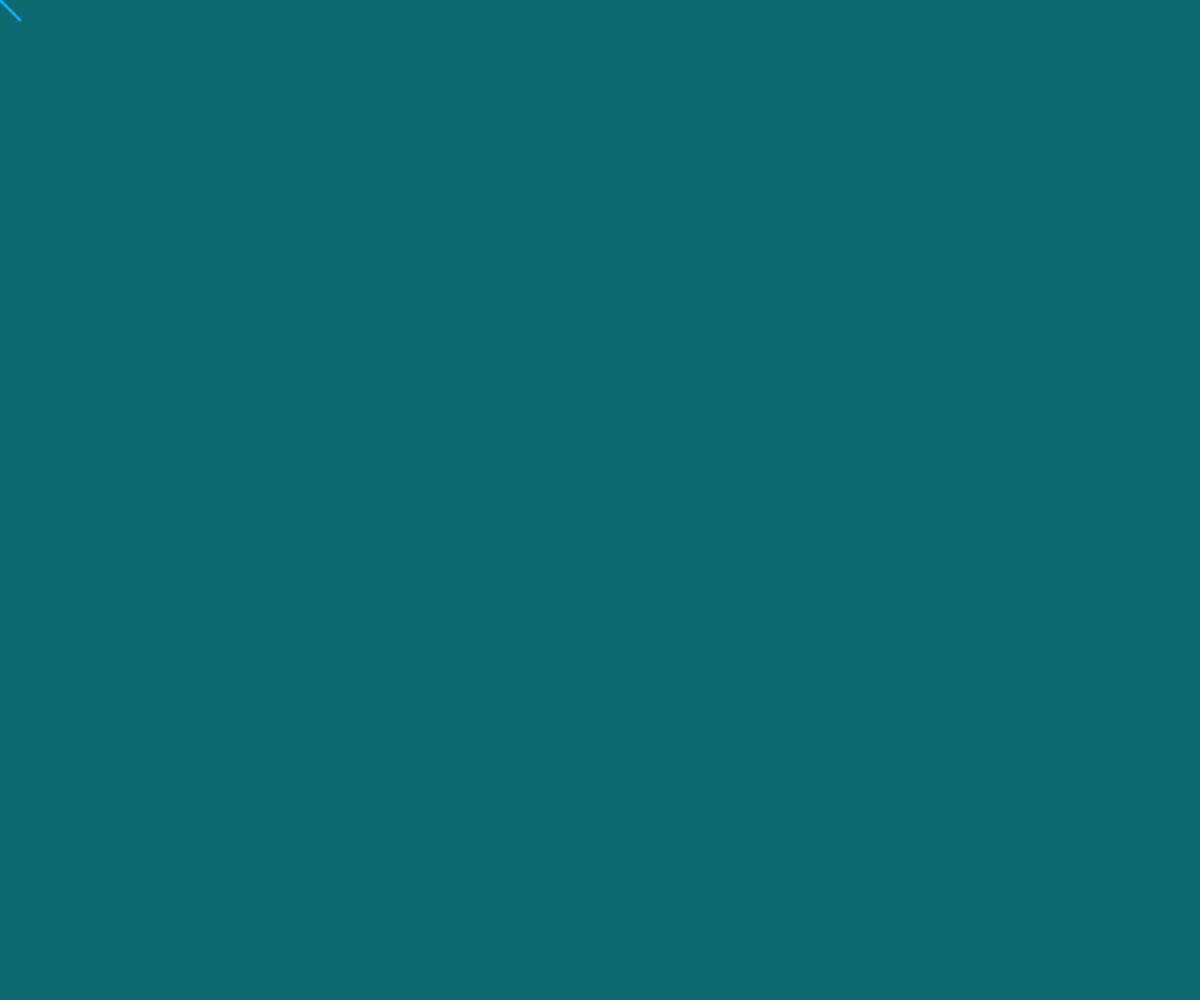
Frame 1 (no input)
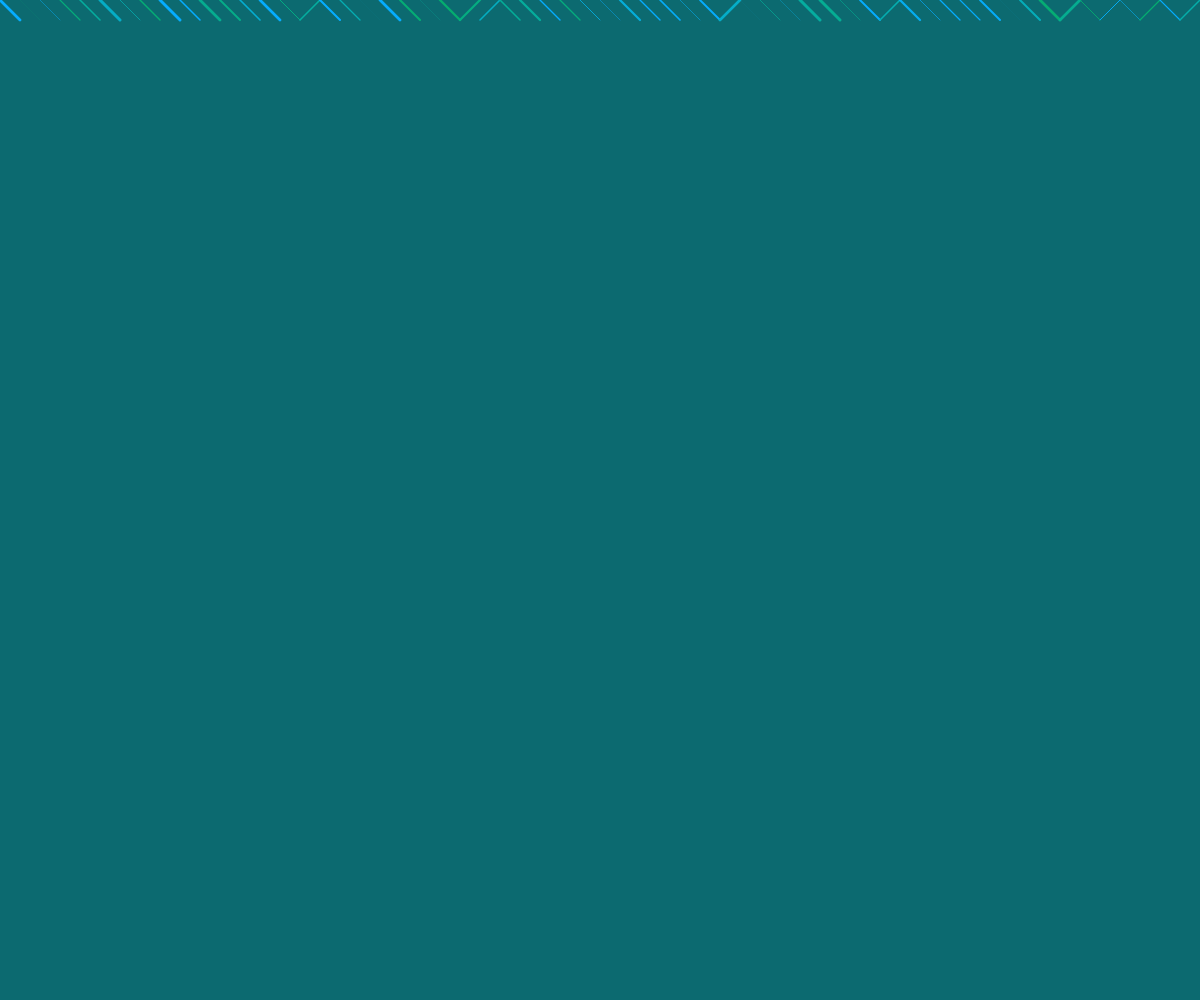
Frame 60 (no input)
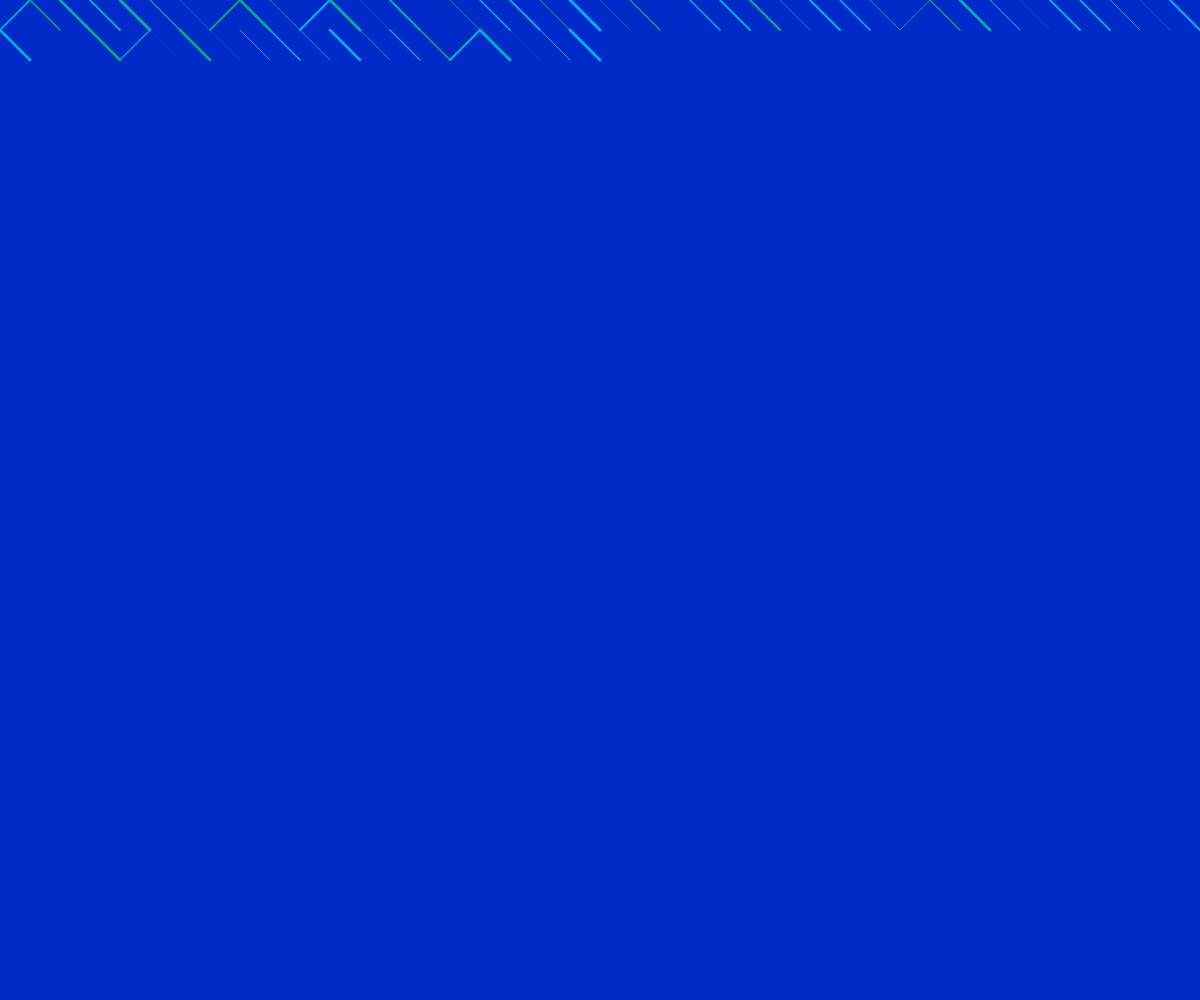
Frame 120 (the mouse pressed at the canvas centre since frame 60)

The p5.js sketch that drew these frames (run headless with seeded random() and noise() and a simulated clock; from frame 60 on, the mouse is pressed at the canvas centre):

// p5.js sketch
// ── sketch.js
//@ariannater

let x= 0;
let y= 0;
let size=20;
let sfondo=(12, 106, 112);


function setup() {
  createCanvas(windowWidth, windowHeight);
   background(12, 106, 112);
}

function draw() {
 
  r = random(0, 12);
  g = random(0, 166);
  b = random(0, 212);
  stroke(r, g, b);
  if (x >= width) {
    y += size;
    x = 0;
  }
  if (y >= height) {
    background(r,g,b);
    y = 0;
    x = 0;
  }
  //dimensioni stroke diverse
   strokeWeight(Math.random() * 3); 
   stroke(5,173,181 * Math.random() + 100);

  if(direzione() < 0.8){
  line(x, y, x + size, y + size);
    } else {
      line(x+ size, y, x, y + size);
    }
x += size;
 
  }

//direzionelinea-testa_o_croce 
function direzione() {
  if (random(18.5) <= 3) {
    return (true); // testa
  } else {
    return (false); // croce
  }
}


//premendo il mouse cambia colore di sfondo e riparte a disegnare
//superato un determinato valore torna indietro
function mousePressed() {
  x = 0;
  y = 0;  
  size=size+10;
  if (size>80){
    
    size=size/5;
  }
background(r,g,b);
}
